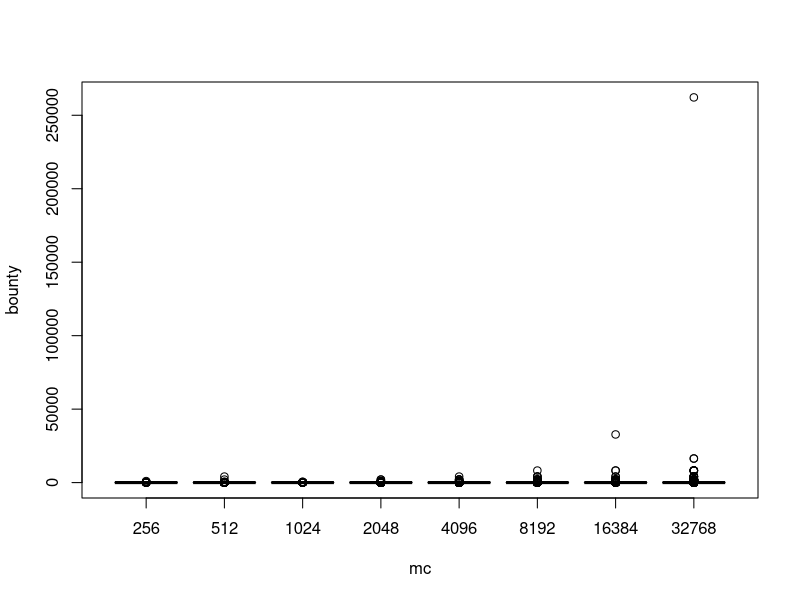
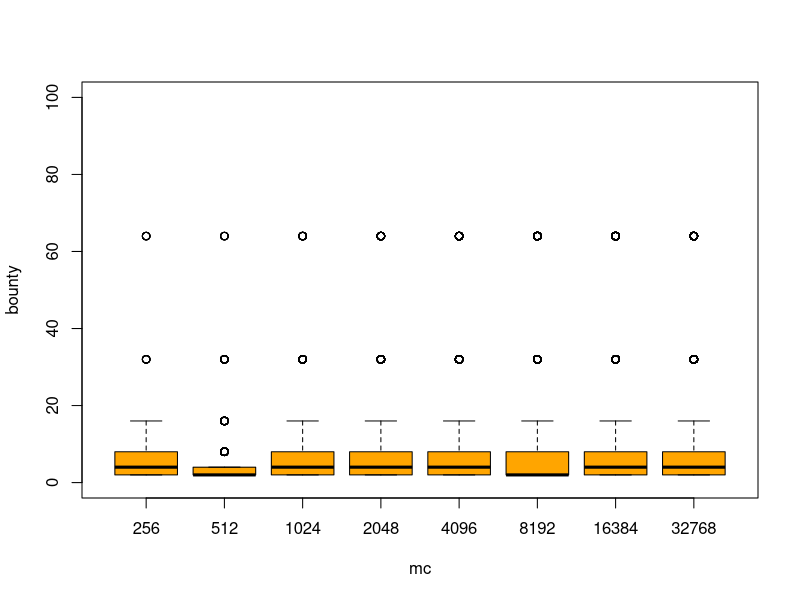

The R script that drew these images, in order:
### St Petersburg のパラドックス

## コイン投げの賭けの試行
myTrial <- function(verbose=FALSE){
    num <- 1 # コイン投げの回数 (次に投げるコインが何回目か)
    while(TRUE){ # 条件が満たされるまでループする
        if(runif(1)>0.5) break # 一様分布で模擬
        ## if(rbinom(1,size=1,prob=0.5)==1) break
        num <- num + 1 # 回数を増やす
    }
    bounty <- 2^num
    if(verbose==TRUE){
        return(c(num=num,bounty=bounty))
    } else {
        return(bounty)
    }
}

## 試行を行ってみる
myTrial()
myTrial(verbose=TRUE)

## Monte-Carlo simulation
## set.seed(8888) # 実験を再現したい場合はシードを指定する
myDF <- data.frame(mc=NULL,bounty=NULL)
for (mc in c(2^(8:15))) {
    myData <- replicate(mc,myTrial())
    cat("試行回数: ", mc, "\n")
    cat("平均値: ", mean(myData), "\n")
    myDF <- rbind(myDF,data.frame(mc=rep(mc,mc),bounty=myData))
}
boxplot(bounty ~ mc, data=myDF) # 回数ごとの箱ひげ図を表示
boxplot(bounty ~ mc, data=myDF,ylim=c(0,100),col="orange")
